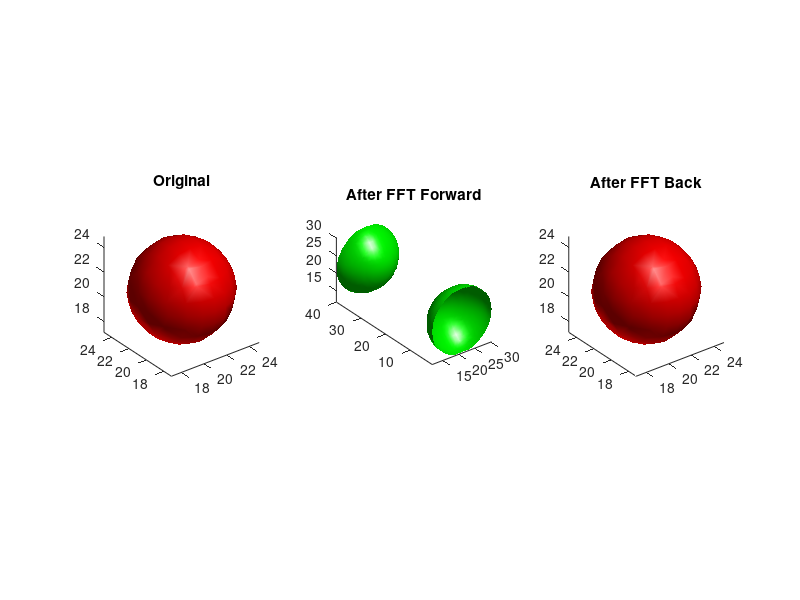

Reproduce this figure in MATLAB.
a0=importdata('fileinX.txt');
a1=importdata('fileinQ.txt');
a2=importdata('fileoutX.txt');

b0=reshape(a0,40,40,40);
b1=reshape(a1,40,40,40);
bb1=fftshift(b1);
b2=reshape(a2,40,40,40);

const=1e-3;
const2=1e-3;

subplot (1,3,1)
p = patch(isosurface(b0,const));
isonormals(b0,p)
set(p,'FaceColor','red','EdgeColor','none');
daspect([1 1 1])
view(3); axis tight
camlight 
lighting gouraud
title('Original')

subplot (1,3,2)
p1 = patch(isosurface(bb1,const2));
isonormals(bb1,p1)
set(p1,'FaceColor','green','EdgeColor','none');
daspect([1 1 1])
view(3); axis tight
camlight 
lighting gouraud
title('After FFT Forward')

subplot (1,3,3)
p2 = patch(isosurface(b2,const));
isonormals(b2,p2)
set(p2,'FaceColor','red','EdgeColor','none');
daspect([1 1 1])
view(3); axis tight
camlight 
lighting gouraud

title('After FFT Back')